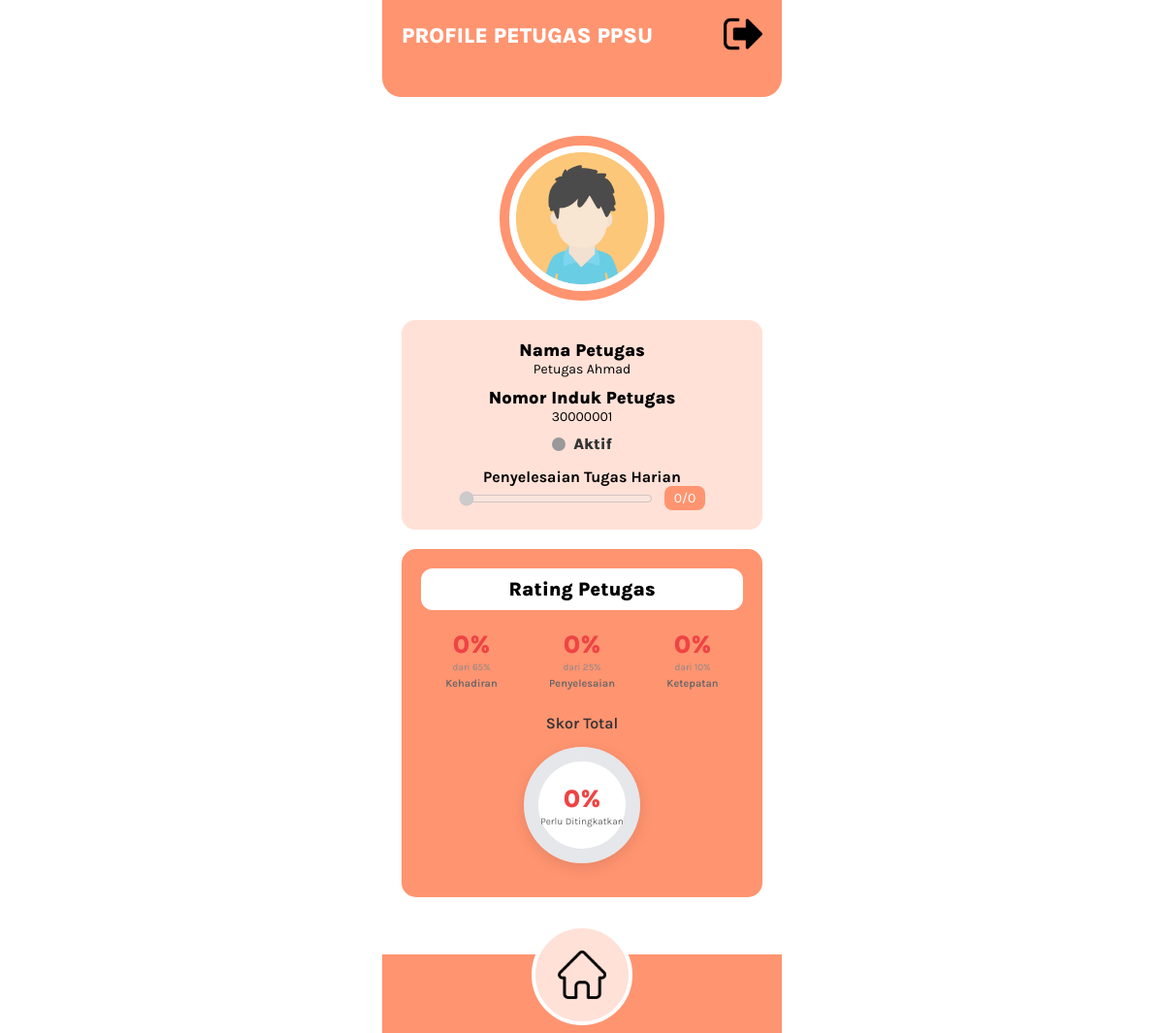
The app's page /petugas/views/profile.php (signed in) with its own data.
### tables this page shows
CREATE TABLE IF NOT EXISTS users (
    id BIGINT PRIMARY KEY AUTO_INCREMENT,
    nip INT(8) UNIQUE,
    name VARCHAR(100) NOT NULL,
    username VARCHAR(50) UNIQUE,
    password_hash VARCHAR(255) NOT NULL,
    role ENUM('admin', 'petugas', 'supervisor') NOT NULL DEFAULT 'petugas',
    status ENUM('aktif', 'nonaktif', 'cuti') NOT NULL DEFAULT 'aktif',
    group_id BIGINT NULL,
    supervisor_id BIGINT NULL,
    phone BIGINT,
    photo_path VARCHAR(255) DEFAULT '/default-avatar.png',
    last_login TIMESTAMP NULL,
    last_activity TIMESTAMP NULL,
    last_status_change TIMESTAMP NULL,
    latitude DECIMAL(10, 8),
    longitude DECIMAL(11, 8),
    last_location_update TIMESTAMP NULL,
    created_at TIMESTAMP DEFAULT CURRENT_TIMESTAMP,
    updated_at TIMESTAMP DEFAULT CURRENT_TIMESTAMP ON UPDATE CURRENT_TIMESTAMP
);

### config/database.php (called while the page is built, shortened)
<?php
class Database {
    private static $instance = null;
    private $connection;
    private function __construct() {
        $this->host = getenv('DB_HOST') ?: '127.0.0.1';
        $this->port = getenv('DB_PORT') ?: '3306';
        $this->dbname = getenv('DB_NAME') ?: 'test';
        $this->username = getenv('DB_USER') ?: 'root';
        $this->password = getenv('DB_PASS') ?: '';
        $this->timezone = getenv('APP_TIMEZONE') ?: 'Asia/Jakarta';
        try {
            $dsn = "mysql:host={$this->host};port={$this->port};dbname={$this->dbname};charset=utf8mb4";
            $this->connection = new PDO($dsn, $this->username, $this->password, [
                PDO::ATTR_ERRMODE => PDO::ERRMODE_EXCEPTION,
                PDO::ATTR_DEFAULT_FETCH_MODE => PDO::FETCH_ASSOC,
                PDO::ATTR_EMULATE_PREPARES => false
            ]);
            $this->connection->exec("SET time_zone = '+07:00'");
        } catch (PDOException $e) {
            error_log("Database Connection Error: " . $e->getMessage());
            die("Database connection failed. Please check your environment configuration.");
        }
    }
    private function loadEnv() {
        $envPath = dirname(__DIR__) . DIRECTORY_SEPARATOR . '.env';
        $lines = file($envPath, FILE_IGNORE_NEW_LINES | FILE_SKIP_EMPTY_LINES);
        foreach ($lines as $line) {
            if (strpos(trim($line), '#') === 0) {
                continue;
            }
            $parts = explode('=', $line, 2);
            if (count($parts) === 2) {
                $key = trim($parts[0]);
            }
        }
    }
    public static function getInstance() {
        if (self::$instance === null) {
            self::$instance = new self();
        }
        return self::$instance;
    }
    public function getConnection() {
        return $this->connection;
    }
}

### petugas/controllers/PetugasController.php (called while the page is built, shortened)
<?php
require_once '../../config/database.php';
class PetugasController {
    private $pdo;
    public function __construct() {
        $this->pdo = Database::getInstance()->getConnection();
    }
    public function getProfileData($user_id) {
        try {
            $userStmt = $this->pdo->prepare("
                SELECT id, nip, name, username, status, photo_path
                FROM users
                WHERE id = :user_id
            ");
            $userStmt->execute([':user_id' => $user_id]);
            $user = $userStmt->fetch();
            $today = date('Y-m-d');
            $statsStmt = $this->pdo->prepare("
                SELECT
                    (SELECT COUNT(*) FROM schedules WHERE user_id = :user_id AND work_date = :today AND status = 'active') as total_tugas,
                    (SELECT COUNT(*) FROM reports WHERE user_id = :user_id2 AND work_date = :today2) as laporan_hari_ini,
                    (SELECT COUNT(*) FROM reports WHERE user_id = :user_id3 AND status = 'approved') as total_disetujui
            ");
            $statsStmt->execute([
                ':user_id' => $user_id,
                ':today' => $today,
                ':user_id2' => $user_id,
                ':today2' => $today,
                ':user_id3' => $user_id
            ]);
            $stats = $statsStmt->fetch();
            $kpiStmt = $this->pdo->prepare("
                SELECT presence_rate, completion_rate, punctuality_rate, score_total
                FROM kpi_scores
                WHERE user_id = :user_id
                ORDER BY effective_date DESC
                LIMIT 1
            ");
            $kpiStmt->execute([':user_id' => $user_id]);
            $kpi = $kpiStmt->fetch();
            return [
                'success' => true,
                'user' => $user,
                'stats' => $stats,
                'kpi' => $kpi ?: [
                    'presence_rate' => 0,
                    'completion_rate' => 0,
                    'punctuality_rate' => 0,
                    'score_total' => 0
                ]
            ];
        } catch (Exception $e) {
            error_log("Get Profile Data Error: " . $e->getMessage());
            return ['success' => false, 'error' => 'Gagal mengambil data profil'];
        }
    }
}

### helpers/session.php (called while the page is built, shortened)
<?php
if (!function_exists('safeText')) {
    function safeText($text) {
        return htmlspecialchars($text ?? '', ENT_QUOTES, 'UTF-8');
    }
}

### petugas/views/profile.php (the view, shortened to what this page needs)
<?php
require_once '../../config/database.php';
require_once '../../helpers/session.php';
$userId = (int)$_SESSION['user_id'];
require_once '../../petugas/controllers/PetugasController.php';
$controller = new PetugasController();
$res = $controller->getProfileData($userId);
$u = $res['user'] ?? [];
$stats = $res['stats'] ?? [];
$kpiData = $res['kpi'] ?? [];
$pName   = $u['name'] ?? '';
$pNip    = $u['nip'] ?? '';
$pStatus = $u['status'] ?? 'offline';
function getStatusInfo($status) {
    switch ($status) {
        default: return ['color' => 'gray', 'label' => ucfirst($status), 'glow' => false];
    }
}
$statusInfo = getStatusInfo($pStatus);
$totalTasks = (int)($stats['total_tugas'] ?? 0);
$completedTasks = (int)($stats['laporan_hari_ini'] ?? 0);
$attRaw = (float)($kpiData['presence_rate'] ?? 0);
$compRaw = (float)($kpiData['completion_rate'] ?? 0);
$timeOkRaw = (float)($kpiData['punctuality_rate'] ?? 0);
$scoreVal = (float)($kpiData['score_total'] ?? 0);
$att = round($attRaw * 0.65, 1);
$comp = round($compRaw * 0.25, 1);
$timeOk = round($timeOkRaw * 0.10, 1);
$maxAtt = 65;
$maxComp = 25;
$maxTimeOk = 10;
?>
<!DOCTYPE html>
<html lang="id">
<head>
  <link rel="stylesheet" href="../css/profile.css" />
</head>
<body>
  <header class="dash-header">
    <div class="header-top">
      <h2 class="header-title">PROFILE PETUGAS PPSU</h2>
      <a href="../../auth/logout.php"><img src="../../assets/icon/icon-exit.png" class="logout-icon" alt="logout"></a>
    </div>
  </header>
  <div class="profile-page">
    <div class="profile-photo">
      <div class="photo-circle">
        <img src="../../assets/icon/icon-avatar.png" alt="Profile" style="width:100%; height:100%; object-fit:cover; border-radius: 50%;">
      </div>
    </div>
    <div class="biodata-card">
      <h3 class="nama-title">Nama Petugas</h3>
      <p class="nama-value"><?php echo safeText($pName); ?></p>
      <h3 class="nip-title">Nomor Induk Petugas</h3>
      <p class="nip-value"><?php echo safeText($pNip); ?></p>
      <div class="status-row">
        <div class="status-item">
          <span class="dot <?php echo $statusInfo['color'] . ($statusInfo['glow'] ? ' glow' : ''); ?>"></span>
          <?php echo $statusInfo['label']; ?>
        </div>
      </div>
      <p class="progress-title">Penyelesaian Tugas Harian</p>
      <div class="progress-wrapper">
        <input
          type="range"
          min="0"
          max="<?php echo (int)$totalTasks; ?>"
          value="<?php echo (int)min($completedTasks,$totalTasks); ?>"
          disabled>
        <div class="progress-count">
          <?php echo safeText("$completedTasks/$totalTasks"); ?>
        </div>
      </div>
    </div>
    <div class="rating-card">
      <div class="rating-title">Rating Petugas</div>
      <div class="kpi-metrics-row" style="display: flex; justify-content: space-around; margin: 20px 0; gap: 10px;">
        <div class="kpi-metric-item" style="text-align: center; flex: 1;">
          <?php
            $attPercent = $maxAtt > 0 ? ($att / $maxAtt) * 100 : 0;
            $attColor = $attPercent >= 80 ? '#22c55e' : ($attPercent >= 60 ? '#eab308' : '#ef4444');
          ?>
          <div style="font-size: 26px; font-weight: 800; color: <?php echo $attColor; ?>;">
            <?php echo $att; ?>%
          </div>
          <div style="font-size: 10px; color: #888; margin-top: 2px;">dari <?php echo $maxAtt; ?>%</div>
          <div style="font-size: 11px; color: #666; margin-top: 4px; font-weight: 600;">Kehadiran</div>
        </div>
        <div class="kpi-metric-item" style="text-align: center; flex: 1;">
          <?php
            $compPercent = $maxComp > 0 ? ($comp / $maxComp) * 100 : 0;
            $compColor = $compPercent >= 80 ? '#22c55e' : ($compPercent >= 60 ? '#eab308' : '#ef4444');
          ?>
          <div style="font-size: 26px; font-weight: 800; color: <?php echo $compColor; ?>;">
            <?php echo $comp; ?>%
          </div>
          <div style="font-size: 10px; color: #888; margin-top: 2px;">dari <?php echo $maxComp; ?>%</div>
          <div style="font-size: 11px; color: #666; margin-top: 4px; font-weight: 600;">Penyelesaian</div>
        </div>
        <div class="kpi-metric-item" style="text-align: center; flex: 1;">
          <?php
            $timeOkPercent = $maxTimeOk > 0 ? ($timeOk / $maxTimeOk) * 100 : 0;
            $timeOkColor = $timeOkPercent >= 80 ? '#22c55e' : ($timeOkPercent >= 60 ? '#eab308' : '#ef4444');
          ?>
          <div style="font-size: 26px; font-weight: 800; color: <?php echo $timeOkColor; ?>;">
            <?php echo $timeOk; ?>%
          </div>
          <div style="font-size: 10px; color: #888; margin-top: 2px;">dari <?php echo $maxTimeOk; ?>%</div>
          <div style="font-size: 11px; color: #666; margin-top: 4px; font-weight: 600;">Ketepatan</div>
        </div>
      </div>
      <p style="margin-top: 25px; text-align: center; font-weight: 600; color: #333;">Skor Total</p>
      <?php
        $scoreColor = $scoreVal >= 80 ? '#22c55e' : ($scoreVal >= 60 ? '#eab308' : '#ef4444');
        $scoreDeg = ($scoreVal / 100) * 360;
      ?>
      <div class="circle-progress-container" style="display: flex; justify-content: center; margin: 15px 0;">
        <div class="circle-progress" style="
          position: relative;
          width: 120px;
          height: 120px;
          border-radius: 50%;
          background: conic-gradient(<?php echo $scoreColor; ?> <?php echo $scoreDeg; ?>deg, #e5e7eb <?php echo $scoreDeg; ?>deg);
          display: flex;
          align-items: center;
          justify-content: center;
          box-shadow: 0 4px 15px rgba(0,0,0,0.1);
        ">
          <div class="circle-inner" style="
            width: 90px;
            height: 90px;
            border-radius: 50%;
            background: white;
            display: flex;
            flex-direction: column;
            align-items: center;
            justify-content: center;
          ">
            <span style="font-size: 26px; font-weight: 800; color: <?php echo $scoreColor; ?>;"><?php echo $scoreVal; ?>%</span>
            <span style="font-size: 10px; color: #666; margin-top: 2px;">
              <?php if ($scoreVal >= 80): ?>Sangat Baik<?php elseif ($scoreVal >= 60): ?>Cukup<?php else: ?>Perlu Ditingkatkan<?php endif; ?>
            </span>
          </div>
        </div>
      </div>
    </div>
  </div>
  <footer class="footer-btns">
    <div class="footer-wrapper">
      <a href="dashboard.php" class="circle-btn" title="Dashboard">
        <img src="../../assets/icon/icon-home.png" class="btn-icon" alt="Home">
      </a>
    </div>
  </footer>
</body>
</html>

### petugas/css/profile.css (style rules this page uses)
:root { --orange-main: #FF9470; --orange-soft: #FFE1D7; --text-dark: #333; --white: #fff; --black: #000; }
* { margin: 0; padding: 0; box-sizing: border-box; font-family: 'Karla', sans-serif; }
.dash-header { background: var(--orange-main); color: #fff; padding: 15px 20px 20px; border-bottom-left-radius: 20px; border-bottom-right-radius: 20px; position: fixed; top: 0; left: 50%; transform: translateX(-50%); width: 100%; max-width: 412px; z-index: 1000; height: 100px; }
.header-top { display: flex; justify-content: space-between; align-items: center; }
.header-title { font-size: 22px; font-weight: 900; color: var(--white); }
.logout-icon { width: 40px; height: 40px; }
.profile-page { margin-top: 120px; margin-bottom: 120px; width: 100%; max-width: 412px; padding: 20px; background: #fff; margin-left: auto; margin-right: auto; }
.profile-photo { display: flex; justify-content: center; margin-bottom: 20px; }
.photo-circle { width: 170px; height: 170px; border-radius: 50%; border: 10px solid var(--orange-main); display: flex; align-items: center; justify-content: center; }
.photo-circle img { width: 120px; opacity: 0.7; }
.biodata-card { background: var(--orange-soft); padding: 20px; border-radius: 14px; margin-bottom: 20px; text-align: center; }
.nama-title, .nip-title { font-size: 18px; font-weight: 900; }
.nama-value, .nip-value { font-size: 14px; margin-bottom: 10px; }
.status-row { display: flex; justify-content: center; align-items: center; gap: 24px; margin-top: 10px; padding: 0; }
.status-item { font-size: 16px; font-weight: 800; color: var(--text-dark); display: flex; align-items: center; justify-content: center; gap: 8px; }
.dot { width: 14px; height: 14px; border-radius: 50%; display: inline-block; }
.gray { background: #999; }
.progress-title { margin-top: 15px; font-weight: 700; }
.progress-wrapper { display: flex; justify-content: center; align-items: center; gap: 12px; }
.progress-wrapper input[type=range] { width: 200px; }
.progress-count { background: #FF9470; color: var(--white); padding: 4px 10px; border-radius: 8px; font-size: 14px; }
.rating-card { background: #FF9470; padding: 20px; border-radius: 15px; margin-top: 20px; text-align: center; }
.rating-title { background: #ffffff; font-size: 20px; font-weight: 900; padding: 10px 0; border-radius: 12px; margin-bottom: 20px; }
.footer-btns { width: 412px; height: 81px; background-color: var(--orange-main); padding-bottom: 20px; position: fixed; bottom: 0; left: 50%; transform: translateX(-50%); }
.footer-wrapper { height: 81px; display: flex; justify-content: center; align-items: center; padding-bottom: 40px; }
.circle-btn { width: 104px; height: 104px; background-color: var(--orange-soft); border: 4px solid var(--white); border-radius: 50%; display: flex; justify-content: center; align-items: center; }
.circle-btn img { width: 50px; }

### records on screen
users: name "Petugas Ahmad", nip "30000001", status "Aktif"

### other values on screen
safeText("$completedTasks/$totalTasks") "0/0"
$att "0"
$maxAtt "65"
$comp "0"
$maxComp "25"
$timeOk "0"
$maxTimeOk "10"
$scoreVal "0"
